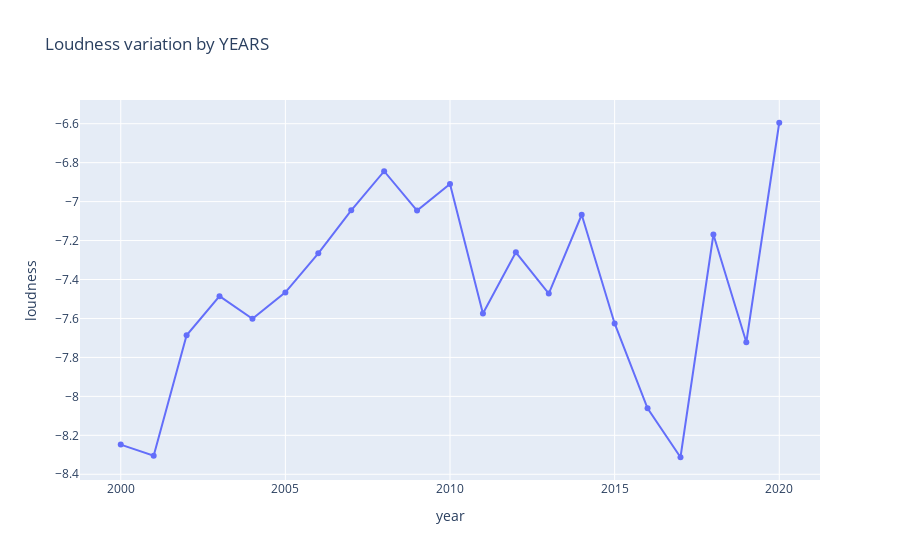

Notebook code cell kept with this figure:
### Code cell
# changing dataset toPandas
fig = px.line(data_year_2000.toPandas(), x='year', y='loudness', markers=True,
              title='Loudness variation by YEARS').show()

### Figure 1 — Plotly figure (JSON) as saved in the notebook; plotly's stock layout.template omitted (floating-point values rounded to 4 significant figures)
{"data": [{"hovertemplate": "year=%{x}<br>loudness=%{y}<extra></extra>", "legendgroup": "", "line": {"color": "#636efa", "dash": "solid"}, "marker": {"symbol": "circle"}, "mode": "markers+lines", "name": "", "orientation": "v", "showlegend": false, "type": "scatter", "x": [2000, 2001, 2002, 2003, 2004, 2005, 2006, 2007, 2008, 2009, 2010, 2011, 2012, 2013, 2014, 2015, 2016, 2017, 2018, 2019, 2020], "xaxis": "x", "y": [-8.248, -8.305, -7.687, -7.486, -7.602, -7.466, -7.266, -7.045, -6.844, -7.046, -6.91, -7.575, -7.261, -7.472, -7.067, -7.626, -8.061, -8.313, -7.169, -7.722, -6.595], "yaxis": "y"}], "layout": {"legend": {"tracegroupgap": 0}, "title": {"text": "Loudness variation by YEARS"}, "xaxis": {"anchor": "y", "domain": [0, 1], "title": {"text": "year"}}, "yaxis": {"anchor": "x", "domain": [0, 1], "title": {"text": "loudness"}}}}
